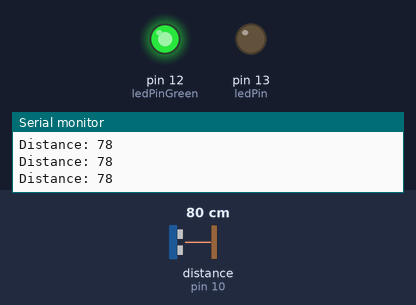
The sketch below on a simulated Arduino Uno, built with avr-gcc and run on an emulated ATmega328P. On the bench: output pins drawn as LEDs (lit = HIGH), the last lines printed to the serial monitor. Wiring (inferred from the names in the program): ultrasonic range finder: trigger pin 9; echo pin 10. The inputs (shaded band) are chosen by the test bench; at power-on: distance to the obstacle (sensor on pin 10) 80 cm. The echo pulse lasts 58.3 µs per cm; pins used as bus, display or sensor lines are not drawn.

Above: at 1.2 s.
1.3 s: distance to the obstacle (sensor on pin 10) set to 75 cm
2.8 s: distance to the obstacle (sensor on pin 10) set to 66 cm
At 3.5 s:
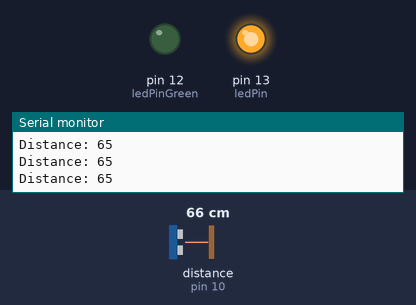
4.3 s: distance to the obstacle (sensor on pin 10) set to 120 cm
At 4.6 s:
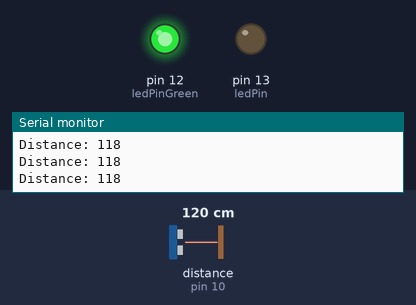
Timing chart, 0 to 7.3 s (numbered marks = the images above; inputs shaded):
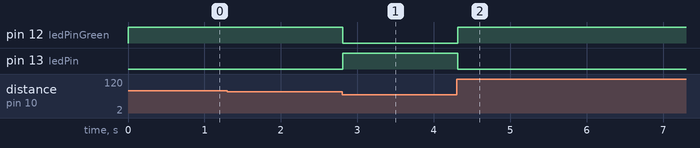

Measured:
- the behaviour switches between 72 and 71 cm on distance to the obstacle (sensor on pin 10) (found by bisection; images 0 and 1)
- after the input at 2.8 s, pin 12 (ledPinGreen): HIGH → LOW at once; pin 13 (ledPin): LOW → HIGH at once
- after the input at 4.3 s, pin 12 (ledPinGreen): LOW → HIGH at once; pin 13 (ledPin): HIGH → LOW at once

The sketch:

sensorLeds.ino
```cpp
// defines pins numbers
const int trigPin = 9;
const int echoPin = 10;
//const int buzzer = 11;
//RED = occupied
//GREEN = unoccupied
const int ledPinGreen = 12;
const int ledPin = 13;


// defines variables
long duration;
int distance;
int safetyDistance;


void setup() {
pinMode(trigPin, OUTPUT); // Sets the trigPin as an Output
pinMode(echoPin, INPUT); // Sets the echoPin as an Input
//pinMode(buzzer, OUTPUT);
pinMode(ledPinGreen, OUTPUT);
pinMode(ledPin, OUTPUT);
Serial.begin(9600); // Starts the serial communication
}


void loop() {
// Clears the trigPin
digitalWrite(trigPin, LOW);
delayMicroseconds(2);

// Sets the trigPin on HIGH state for 10 micro seconds
digitalWrite(trigPin, HIGH);
delayMicroseconds(10);
digitalWrite(trigPin, LOW);

// Reads the echoPin, returns the sound wave travel time in microseconds
duration = pulseIn(echoPin, HIGH);

// Calculating the distance
distance= duration*0.034/2;

safetyDistance = distance;
if (safetyDistance <= 70){
  //digitalWrite(buzzer, HIGH);
  digitalWrite(ledPinGreen, LOW);
  digitalWrite(ledPin, HIGH);
}
else{
  //digitalWrite(buzzer, LOW);
  digitalWrite(ledPinGreen, HIGH);
  digitalWrite(ledPin, LOW);
}

// Prints the distance on the Serial Monitor
Serial.print("Distance: ");
Serial.println(distance);
}
```
